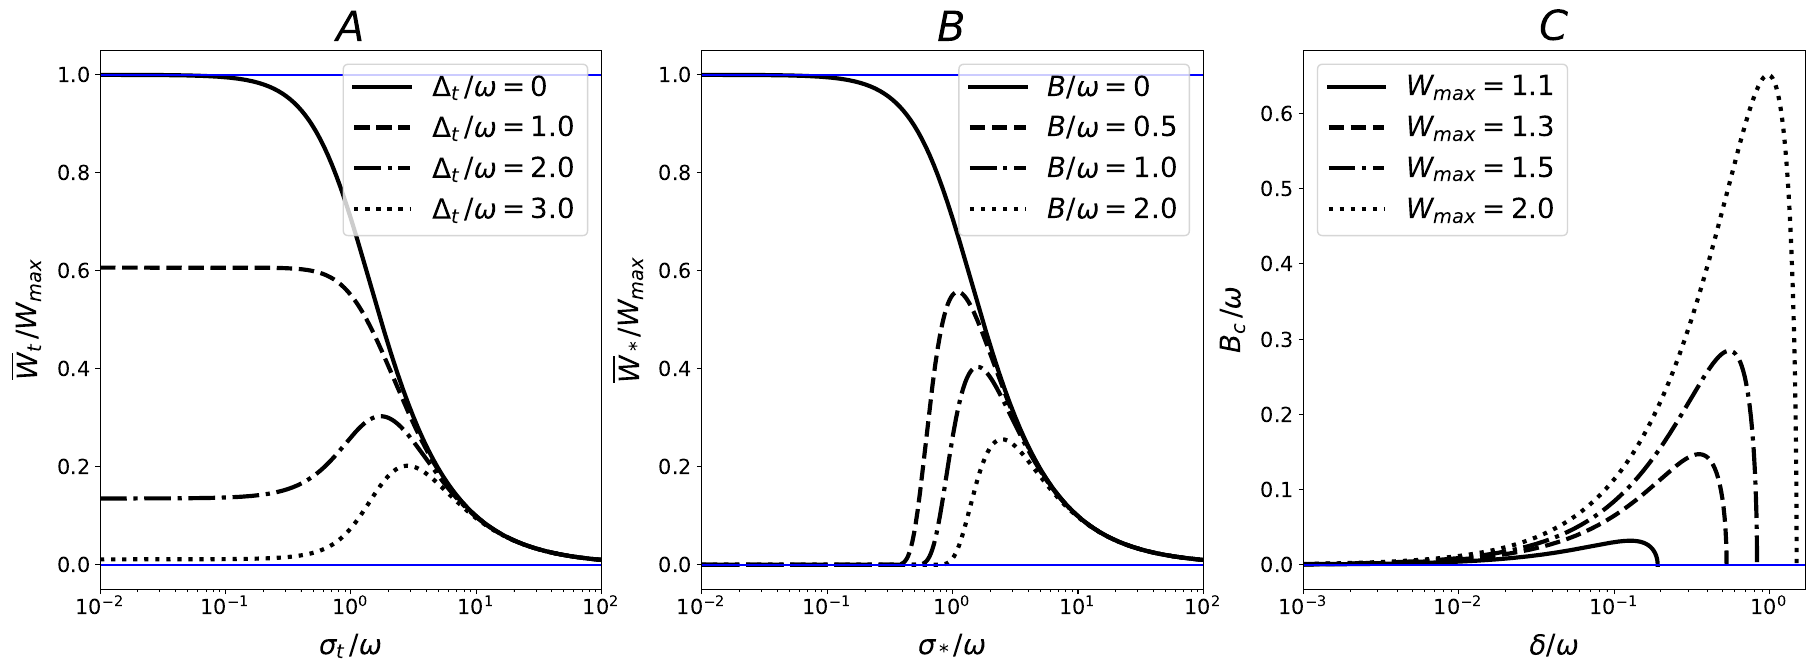

Here is the Python script that generated this plot:
# 23/11/01 #



#################### Library ####################



import matplotlib.pyplot as plt
import math



#################### Form ####################



PAD = 10
TIC = 15
LAB = 20
TIT = 30



sep = ''



#################### Main ####################



fig = plt.figure()



plt.subplot(1, 3, 1)



def mean_fitness(sigma, lag):


	arg1 = math.sqrt(1+sigma**2)


	arg2 = lag**2/(1+sigma**2)


	return 1/arg1*math.e**(-arg2/2)



sigma_inf = pow(10, -2)
sigma_sup = pow(10, 2)
sigma_div = pow(10, 5)



lag_lis = [0, 1.0, 2.0, 3.0]



lin = ['solid', 'dashed', 'dashdot', 'dotted']



sigma_lis = [(sigma_sup-sigma_inf)/sigma_div*sigma+sigma_inf for sigma in range(sigma_div)]



for i in range(len(lag_lis)):


	lag = lag_lis[i]


	mean_W_lis = [mean_fitness(j, lag) for j in sigma_lis]


	lab = sep.join(('$\Delta_t\,/\omega=', str(lag), '$'))


	plt.plot(sigma_lis, mean_W_lis, color='black', label=lab, linestyle=lin[i], marker='o', linewidth=3, markersize=0)



plt.plot([sigma_inf, sigma_sup], [0, 0], color='blue', linestyle='solid', marker='o', linewidth=1, markersize=0)



plt.plot([sigma_inf, sigma_sup], [1, 1], color='blue', linestyle='solid', marker='o', linewidth=1, markersize=0)



plt.xlim([sigma_inf, sigma_sup])
#plt.ylim()
plt.xscale('log')
#plt.yscale('log')
plt.xlabel('$\sigma_t\,/\omega$', size=LAB, labelpad=PAD)
plt.ylabel('$\overline{W}_t\,/W_{max}$', rotation=90, size=LAB, labelpad=PAD)
#plt.ylabel('$\\frac{\overline{W}_t}{W_{max}}$', rotation=0, size=25, labelpad=PAD)
plt.title('$A$', size=TIT)
plt.legend(loc='best', fontsize=LAB)
#plt.legend(shadow=False, frameon=False, prop={'size': LAB})
plt.xticks(size=TIC)
plt.yticks(size=TIC)



plt.subplot(1, 3, 2)



def estationary_mean_W(sigma, B):


	arg1 = math.sqrt(1+sigma**2)


	arg2 = B**2*(1+sigma**2)/sigma**4


	return 1/arg1*math.e**(-arg2/2)



B_lis = [0, 0.5, 1.0, 2.0]



lin = ['solid', 'dashed', 'dashdot', 'dotted']



for i in range(len(B_lis)):


	B = B_lis[i]


	est_mean_W_lis = [estationary_mean_W(sigma, B) for sigma in sigma_lis]


	lab = sep.join(('$B/\omega=', str(B), '$'))


	plt.plot(sigma_lis, est_mean_W_lis, color='black', label=lab, linestyle=lin[i], marker='o', linewidth=3, markersize=0)



plt.plot([sigma_inf, sigma_sup], [0, 0], color='blue', linestyle='solid', marker='o', linewidth=1, markersize=0)



plt.plot([sigma_inf, sigma_sup], [1, 1], color='blue', linestyle='solid', marker='o', linewidth=1, markersize=0)



plt.xlim([sigma_inf, sigma_sup])
#plt.ylim()
plt.xscale('log')
#plt.yscale('log')
plt.xlabel('$\sigma_*/\omega$', size=LAB, labelpad=PAD)
plt.ylabel('$\overline{W}_*/W_{max}$', rotation=90, size=LAB, labelpad=PAD)
#plt.ylabel('$\\frac{\overline{W}_*}{W_{max}}$', rotation=0, size=25, labelpad=PAD)
plt.title('$B$', size=TIT)
plt.legend(loc='best', fontsize=LAB)
#plt.legend(shadow=False, frameon=False, prop={'size': LAB})
plt.xticks(size=TIC)
plt.yticks(size=TIC)



plt.subplot(1, 3, 3)



def stationary_sigma(mu):


	arg = mu*mu + math.sqrt(mu**4+4*mu**2)


	return math.sqrt(arg/2)



def critical_B(sigma, Wmax):


	arg = Wmax/math.sqrt(sigma*sigma+1)


	return sigma*sigma/math.sqrt(sigma*sigma+1)*math.sqrt(2*math.log(arg))



mu_inf = pow(10, -3)
mu_inc = pow(10, -4)



Wmax_lis = [1.1, 1.3, 1.5, 2.0]



for i in range(len(Wmax_lis)):


	Wmax = Wmax_lis[i]


	if stationary_sigma(mu_inf) < math.sqrt(Wmax*Wmax-1):


		mu_lis = [mu_inf]


		while stationary_sigma(mu_lis[-1]+mu_inc) < math.sqrt(Wmax*Wmax-1):


			mu_lis.append(mu_lis[-1]+mu_inc)


		Bc_lis = [critical_B(stationary_sigma(mu), Wmax) for mu in mu_lis]
		
		
		Bc_lis[-1] = 0


		lab = sep.join(('$W_{max}=', str(Wmax), '$'))


		plt.plot(mu_lis, Bc_lis, color='black', label=lab, linestyle=lin[i], marker='o', linewidth=3, markersize=0)



gap = 0.2



plt.plot([mu_inf, mu_lis[-1]+gap], [0, 0], color='blue', linestyle='solid', marker='o', linewidth=1, markersize=0)



plt.xlim([mu_inf, mu_lis[-1]+gap])
#plt.ylim()
plt.xscale('log')
#plt.yscale('log')
plt.xlabel('$\delta/\omega$', size=LAB, labelpad=PAD)
plt.ylabel('$B_c\,/\omega$', rotation=90, size=LAB, labelpad=PAD)
#plt.ylabel('$\\frac{B_c}{\omega}$', rotation=0, size=25, labelpad=PAD)
plt.title('$C$', size=TIT)
plt.legend(loc='best', fontsize=LAB)
#plt.legend(shadow=False, frameon=False, prop={'size': LAB})
plt.xticks(size=TIC)
plt.yticks(size=TIC)



fig.set_size_inches(22, 7, forward=True)
fig.savefig('figure-1.pdf', bbox_inches='tight')




#################### Bottom ####################
